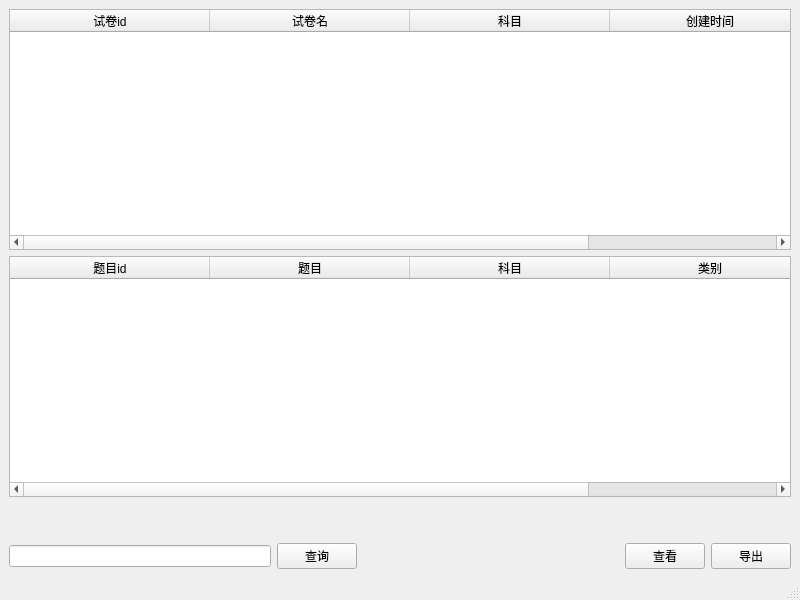
<?xml version="1.0" encoding="UTF-8"?>
<ui version="4.0">
 <class>TestView</class>
 <widget class="QMainWindow" name="TestView">
  <property name="geometry">
   <rect>
    <x>0</x>
    <y>0</y>
    <width>800</width>
    <height>600</height>
   </rect>
  </property>
  <property name="windowTitle">
   <string>试卷查看</string>
  </property>
  <widget class="QWidget" name="centralwidget">
   <layout class="QGridLayout" name="gridLayout">
    <item row="0" column="0">
     <layout class="QVBoxLayout" name="verticalLayout" stretch="1,1,0,0">
      <item>
       <widget class="QTableWidget" name="Test_TableWidget">
        <property name="selectionMode">
         <enum>QAbstractItemView::SelectionMode::SingleSelection</enum>
        </property>
        <property name="selectionBehavior">
         <enum>QAbstractItemView::SelectionBehavior::SelectRows</enum>
        </property>
        <property name="horizontalScrollMode">
         <enum>QAbstractItemView::ScrollMode::ScrollPerItem</enum>
        </property>
        <attribute name="horizontalHeaderCascadingSectionResizes">
         <bool>true</bool>
        </attribute>
        <attribute name="horizontalHeaderDefaultSectionSize">
         <number>200</number>
        </attribute>
        <column>
         <property name="text">
          <string>试卷id</string>
         </property>
         <property name="font">
          <font>
           <kerning>true</kerning>
          </font>
         </property>
        </column>
        <column>
         <property name="text">
          <string>试卷名</string>
         </property>
        </column>
        <column>
         <property name="text">
          <string>科目</string>
         </property>
        </column>
        <column>
         <property name="text">
          <string>创建时间</string>
         </property>
        </column>
       </widget>
      </item>
      <item>
       <widget class="QTableWidget" name="Question_TableWidget_2">
        <property name="selectionMode">
         <enum>QAbstractItemView::SelectionMode::SingleSelection</enum>
        </property>
        <property name="selectionBehavior">
         <enum>QAbstractItemView::SelectionBehavior::SelectRows</enum>
        </property>
        <property name="horizontalScrollMode">
         <enum>QAbstractItemView::ScrollMode::ScrollPerItem</enum>
        </property>
        <attribute name="horizontalHeaderCascadingSectionResizes">
         <bool>true</bool>
        </attribute>
        <attribute name="horizontalHeaderDefaultSectionSize">
         <number>200</number>
        </attribute>
        <column>
         <property name="text">
          <string>题目id</string>
         </property>
         <property name="font">
          <font>
           <kerning>true</kerning>
          </font>
         </property>
        </column>
        <column>
         <property name="text">
          <string>题目</string>
         </property>
        </column>
        <column>
         <property name="text">
          <string>科目</string>
         </property>
        </column>
        <column>
         <property name="text">
          <string>类别</string>
         </property>
        </column>
       </widget>
      </item>
      <item>
       <spacer name="verticalSpacer">
        <property name="orientation">
         <enum>Qt::Orientation::Vertical</enum>
        </property>
        <property name="sizeHint" stdset="0">
         <size>
          <width>20</width>
          <height>40</height>
         </size>
        </property>
       </spacer>
      </item>
      <item>
       <layout class="QHBoxLayout" name="horizontalLayout">
        <item>
         <widget class="QLineEdit" name="content_lineEdit"/>
        </item>
        <item>
         <widget class="QPushButton" name="query_pushButton">
          <property name="text">
           <string>查询</string>
          </property>
         </widget>
        </item>
        <item>
         <spacer name="horizontalSpacer">
          <property name="orientation">
           <enum>Qt::Orientation::Horizontal</enum>
          </property>
          <property name="sizeHint" stdset="0">
           <size>
            <width>40</width>
            <height>20</height>
           </size>
          </property>
         </spacer>
        </item>
        <item>
         <widget class="QPushButton" name="view_pushButton_2">
          <property name="text">
           <string>查看</string>
          </property>
         </widget>
        </item>
        <item>
         <widget class="QPushButton" name="download_pushButton">
          <property name="text">
           <string>导出</string>
          </property>
         </widget>
        </item>
       </layout>
      </item>
     </layout>
    </item>
   </layout>
  </widget>
  <widget class="QMenuBar" name="menubar">
   <property name="geometry">
    <rect>
     <x>0</x>
     <y>0</y>
     <width>800</width>
     <height>28</height>
    </rect>
   </property>
  </widget>
  <widget class="QStatusBar" name="statusbar"/>
 </widget>
 <resources/>
 <connections/>
</ui>
